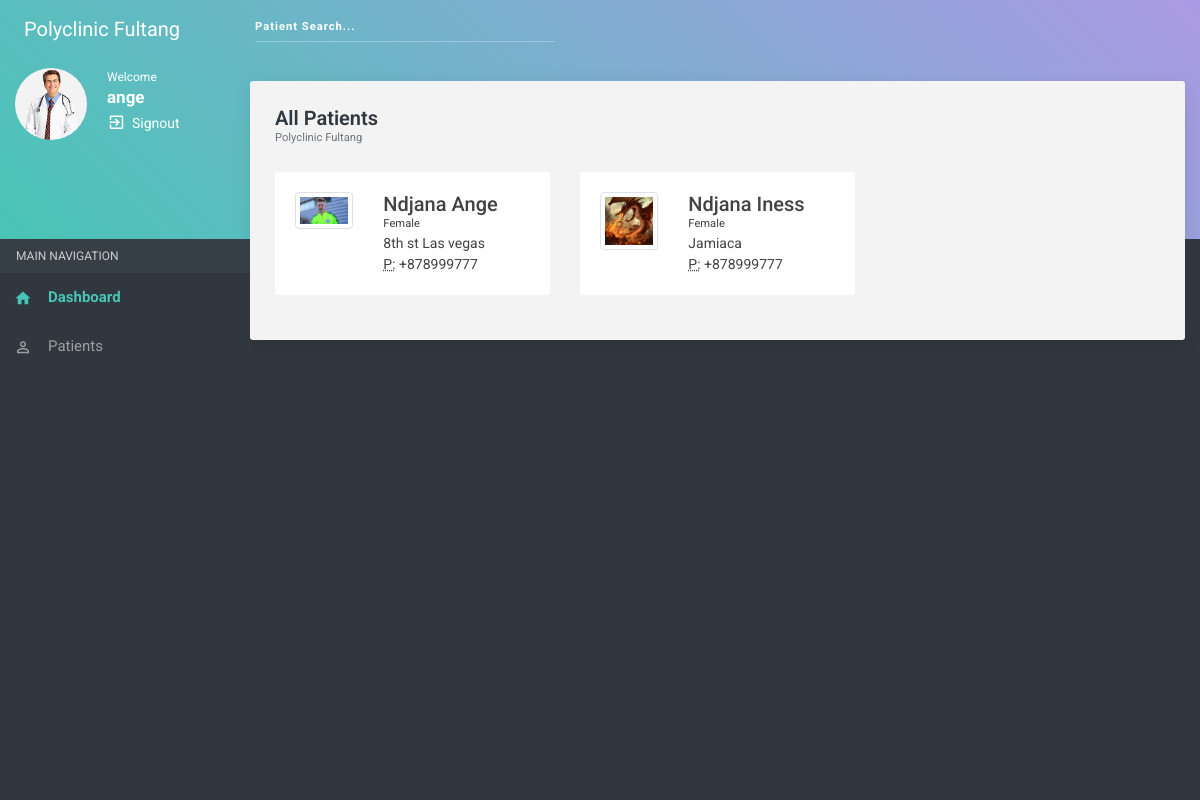
Screenshot of /all_patients/ (signed in) with the database file from the repository.
### usermanagement/models.py (models this page shows, shortened)
class CustomUser(AbstractUser):
    role = models.CharField(max_length=20, default='NoRole', choices = Roles)

class Patient(models.Model):
    user = models.OneToOneField(User, on_delete = models.CASCADE)
    place_of_birth = models.CharField(max_length=200)
    person_to_contact = models.CharField(max_length=100)
    person_to_contact_tel = models.CharField(max_length=100)
    age  = models.CharField(max_length=10)
    gender = models.CharField(max_length=10, choices = Gender)
    tel = models.CharField(max_length=30, blank=True, null=True)
    address = models.CharField(max_length=250, blank = True, null = True)
    date_of_birth = models.DateField(blank = True, null = True)
    profession = models.CharField(max_length=100, blank = True, null = True)
    profile_pic = models.ImageField(blank = True, null = True)
    created = models.DateTimeField(auto_now_add=True)
    modified = models.DateTimeField(auto_now=True)

### usermanagement/views.py (the view)
# urls.py: path('all_patients/', all_patients , name="all_patients"),
def all_patients(request):
    context = {
        'patients': Patient.objects.all().order_by('-created')
    }
    return render(request, 'usermanagement/patients.html', context)

### usermanagement/templates/usermanagement/patients.html (shortened to what this page needs)
﻿{% extends "usermanagement/base.html" %}
{% block body %}
<section class="content patients">
    <div class="container-fluid">
        <div class="block-header">
            <h2>All Patients</h2>
            <small class="text-muted">Polyclinic Fultang</small>
        </div>
        <div class="row clearfix">
        {% for patient in patients %}
            <div class="col-lg-4 col-md-6 col-sm-12">
                <div class="card all-patients">
                    <div class="body">
                        <div class="row">
                            <div class="col-md-4 col-sm-4 text-center m-b-0">
                                <a href="#" class="p-profile-pix"><img src="{{patient.profile_pic.url}}" alt="user" class="img-thumbnail img-fluid"></a>
                            </div>
                            <div class="col-md-8 col-sm-8 m-b-0">
                                <h5 class="m-b-0"> {{patient.user.first_name}} {{patient.user.last_name}} </h5></a></h5> <small>{{patient.gender}}</small>
                                <address class="m-b-0">
                                    {{patient.address}}<br>
                                    <abbr title="Phone">P:</abbr> {{patient.tel}}
                                </address>
                            </div>
                        </div>
                    </div>
                </div>
            </div>
        {% endfor %}
        </div>
    </div>
</section>
{% endblock %}

### usermanagement/templates/usermanagement/base.html (shortened to what this page needs)
{% load static %}
<!DOCTYPE html>
<html>
<head>
<link rel="stylesheet" href="{% static 'usermanagement/plugins/bootstrap/css/bootstrap.min.css' %}"/>
<link rel="stylesheet" href="{% static 'usermanagement/plugins/morrisjs/morris.css' %}"/>
<link rel="stylesheet" href="{% static 'usermanagement/css/main.css' %}"/>
</head>
<body class="theme-cyan">
<div id="morphsearch" class="morphsearch">
    <form method="post" action="{% url 'usermanagement:search' %} "class="morphsearch-form">
        <div class="form-group m-0">
            <input required value="" type="search" placeholder="Patient Search..." name="search" class="form-control morphsearch-input" />
        </div>
    </form>
</div>
<nav class="navbar clearHeader">
    <div class="col-12">
        <div class="navbar-header"> <a href="javascript:void(0);" class="bars"></a> <a class="navbar-brand" href="{% url 'usermanagement:home' %}">Polyclinic Fultang</a> </div>
    </div>
</nav>
<section>
    <aside id="leftsidebar" class="sidebar">
        <div class="user-info">
            <div class="admin-image"> <img src="{% static 'usermanagement/images/random-avatar7.jpg' %}" alt=""> </div>
            <div class="admin-action-info"> <span>Welcome</span>
                <h3>{{ user.username }}</h3>
                <ul>
                   <span style="color:white;"> Signout </span><li><a href="{% url 'account_logout' %}" title="sign out" ><i class="zmdi zmdi-sign-in"></i></a></li>
                </ul>
            </div>
        </div>
         <div class="menu">
            <ul class="list">
                <li class="header">MAIN NAVIGATION</li>
                <li class="active open"><a href="index-2.html"><i class="zmdi zmdi-home"></i><span>Dashboard</span></a></li>
                <li><a href="{% url 'usermanagement:all_patients' %}" ><i class="zmdi zmdi-account-o"></i><span>Patients</span> </a></li>
            </ul>
        </div>
    </aside>
</section>
{% block body %}
{% endblock %}
</body>
</html>

### rows the page displays
CustomUser: username "ange"
Patient: profile_pic (picture), user.first_name "Ndjana", user.last_name "Ange", gender "Female", address "8th st Las vegas", tel "+878999777"
Patient: profile_pic (picture), user.first_name "Ndjana", user.last_name "Iness", gender "Female", address "Jamiaca", tel "+878999777"
